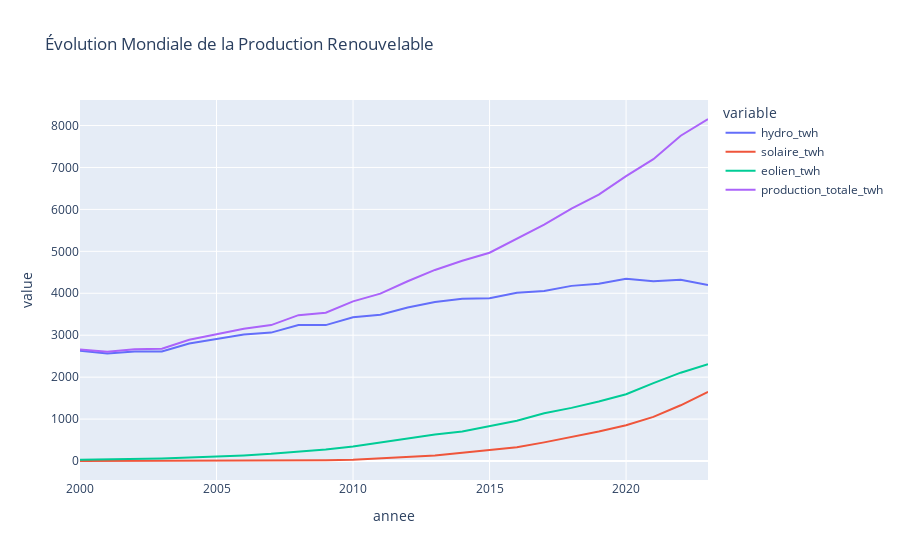

The notebook cell this image was saved under:
### Markdown cell above
## Tendances Temporelles Mondiales

### Code cell
df_mondial = df_principal[df_principal['pays'] == 'World']

fig = px.line(df_mondial, x='annee', y=['hydro_twh', 'solaire_twh', 'eolien_twh', 'production_totale_twh'],
              title="Évolution Mondiale de la Production Renouvelable")
fig.show()

### Figure 1 — Plotly figure (JSON) as saved in the notebook; plotly's stock layout.template omitted (floating-point values rounded to 4 significant figures)
{"data": [{"hovertemplate": "variable=hydro_twh<br>annee=%{x}<br>value=%{y}<extra></extra>", "legendgroup": "hydro_twh", "line": {"color": "#636efa", "dash": "solid"}, "marker": {"symbol": "circle"}, "mode": "lines", "name": "hydro_twh", "orientation": "v", "showlegend": true, "type": "scatter", "x": [2000, 2001, 2002, 2003, 2004, 2005, 2006, 2007, 2008, 2009, 2010, 2011, 2012, 2013, 2014, 2015, 2016, 2017, 2018, 2019, 2020, 2021, 2022, 2023], "xaxis": "x", "y": [2630.0, 2564.0, 2611.0, 2612.0, 2802.0, 2912.0, 3018.0, 3063.0, 3245.0, 3241.0, 3428.0, 3488.0, 3660.0, 3791.0, 3870.0, 3882.0, 4014.0, 4054.0, 4177.0, 4228.0, 4348.0, 4288.0, 4321.0, 4196.0], "yaxis": "y"}, {"hovertemplate": "variable=solaire_twh<br>annee=%{x}<br>value=%{y}<extra></extra>", "legendgroup": "solaire_twh", "line": {"color": "#EF553B", "dash": "solid"}, "marker": {"symbol": "circle"}, "mode": "lines", "name": "solaire_twh", "orientation": "v", "showlegend": true, "type": "scatter", "x": [2000, 2001, 2002, 2003, 2004, 2005, 2006, 2007, 2008, 2009, 2010, 2011, 2012, 2013, 2014, 2015, 2016, 2017, 2018, 2019, 2020, 2021, 2022, 2023], "xaxis": "x", "y": [1.03, 1.37, 1.71, 2.1, 2.78, 3.94, 5.41, 7.28, 11.85, 19.82, 32.22, 63.61, 96.98, 131.9, 197.8, 255.9, 328.1, 445.2, 574.0, 704.4, 855.2, 1053.0, 1330.0, 1650.0], "yaxis": "y"}, {"hovertemplate": "variable=eolien_twh<br>annee=%{x}<br>value=%{y}<extra></extra>", "legendgroup": "eolien_twh", "line": {"color": "#00cc96", "dash": "solid"}, "marker": {"symbol": "circle"}, "mode": "lines", "name": "eolien_twh", "orientation": "v", "showlegend": true, "type": "scatter", "x": [2000, 2001, 2002, 2003, 2004, 2005, 2006, 2007, 2008, 2009, 2010, 2011, 2012, 2013, 2014, 2015, 2016, 2017, 2018, 2019, 2020, 2021, 2022, 2023], "xaxis": "x", "y": [31.14, 38.18, 52.22, 63.19, 85.46, 104.4, 133.2, 171.1, 220.8, 276.2, 345.9, 439.9, 529.2, 634.1, 706.0, 829.5, 960.2, 1139.0, 1268.0, 1421.0, 1591.0, 1857.0, 2107.0, 2309.0], "yaxis": "y"}, {"hovertemplate": "variable=production_totale_twh<br>annee=%{x}<br>value=%{y}<extra></extra>", "legendgroup": "production_totale_twh", "line": {"color": "#ab63fa", "dash": "solid"}, "marker": {"symbol": "circle"}, "mode": "lines", "name": "production_totale_twh", "orientation": "v", "showlegend": true, "type": "scatter", "x": [2000, 2001, 2002, 2003, 2004, 2005, 2006, 2007, 2008, 2009, 2010, 2011, 2012, 2013, 2014, 2015, 2016, 2017, 2018, 2019, 2020, 2021, 2022, 2023], "xaxis": "x", "y": [2662.0, 2603.0, 2665.0, 2677.0, 2891.0, 3020.0, 3156.0, 3241.0, 3478.0, 3537.0, 3806.0, 3991.0, 4286.0, 4557.0, 4774.0, 4967.0, 5303.0, 5638.0, 6019.0, 6354.0, 6794.0, 7198.0, 7757.0, 8155.0], "yaxis": "y"}], "layout": {"legend": {"title": {"text": "variable"}, "tracegroupgap": 0}, "title": {"text": "Évolution Mondiale de la Production Renouvelable"}, "xaxis": {"anchor": "y", "domain": [0, 1], "title": {"text": "annee"}}, "yaxis": {"anchor": "x", "domain": [0, 1], "title": {"text": "value"}}}}
